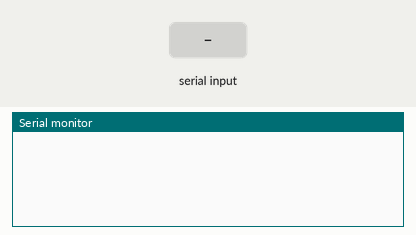
Simulated run of this sketch. Board: Arduino Uno, built with avr-gcc and run on an emulated ATmega328P. Parts: the last lines printed to the serial monitor. The test bench sets the inputs (shaded band). The modem accepts every AT command (registered, SIM ready, sends succeed) and sends nothing else.

Above: at 5.0 s.
5.1 s: "1\n" received over the second serial link
At 9.7 s:
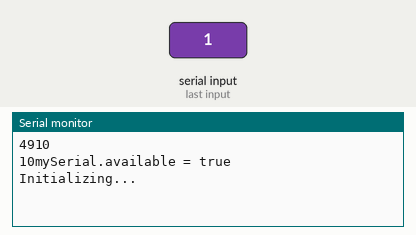
17.1 s: "ERROR\n" received over the second serial link
At 18.1 s:
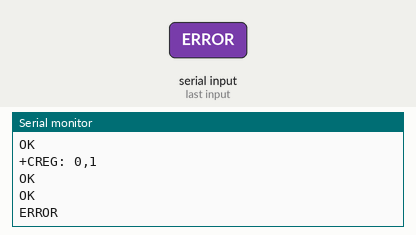

The sketch:

gsm_pzem_02.ino
```cpp
#include <Wire.h>
#include <SoftwareSerial.h>
#include <PZEM004T.h>

SoftwareSerial mySerial(7, 8); //GSM Shield Serial
boolean flag = false;
PZEM004T pzem(2,3);  // (RX,TX) connect to TX,RX of PZEM
IPAddress ip(192,168,1,1);

const static int bufferLength = 200;
char responseBuffer[ bufferLength ] = { '\0' };
int responseLength;

void setup() {
  Wire.begin(); // WireOne interface init
  Serial.begin(9600);
  pzem.setAddress(ip);
  mySerial.begin(9600);               // the GPRS baud rate
  checkGsmShield();


  Serial.println("Initializing...");
  delay(1000);

  mySerial.println("AT"); //Handshaking with SIM900
  updateSerial();
  mySerial.println("AT+CSQ"); //Signal quality test, value range is 0-31 , 31 is the best
  updateSerial();
  mySerial.println("AT+CCID"); //Read SIM information to confirm whether the SIM is plugged
  updateSerial();
  mySerial.println("AT+CREG?"); //Check whether it has registered in the network
  updateSerial();

  mySerial.println("AT+CNMI=1,2,0,0,0"); // Decides how newly arrived SMS messages should be handled
  updateSerial();

}

boolean sendAT(const char* command, const char* expectedResponse,  char *responseBuffer, int* bufferLength)
{
    mySerial.print(command);

    uint16_t i = 0;
    memset(responseBuffer, '\0', *bufferLength);
    unsigned long start = millis();

    while (i < *bufferLength && ((millis() - start) < 10000))
    {
        if (mySerial.available())
        {
            responseBuffer[i++] = (char)mySerial.read();
        }
        if (strstr(responseBuffer, expectedResponse) != NULL || strstr(responseBuffer, "ERROR") != NULL)
        {
            responseBuffer[i] = '\0';
            *bufferLength = i;
            return true;
        }
    }

    return false;
}


void sendSMS() {

  mySerial.begin(19200);               // the GPRS/GSM baud rate
  mySerial.print("\r");
  delay(1000);                    //Wait for a second while the modem sends an "OK"
  mySerial.print("AT+CMGF=1\r");    //Because we want to send the SMS in text mode
  delay(1000);
  mySerial.print("AT+CMGS=\"+79161206481\"\r");    //Start accepting the text for the message
  delay(1000);
  mySerial.print("No AC\r");   //The text for the message
  mySerial.write(0x1A);  //Equivalent to sending Ctrl+Z

}


void power_ON_Down() { // включение GSM/GPRS Shield

  pinMode(9, OUTPUT);
  digitalWrite(9, LOW);
  delay(1000);
  digitalWrite(9, HIGH);
  delay(2000);
  digitalWrite(9, LOW);
  delay(3000);

}


void checkGsmShield() // выключение GSM/GPRS Shield
{
char currSymb;
 delay(8000);  //wait for a 8 sec
 mySerial.println("ATD89161206481;"); // xxxxxxxxx is the number you want to dial.

 if(mySerial.available())
  Serial.print((unsigned char)mySerial.read());
  mySerial.println("ATH"); //End the call.
 if(mySerial.available())
    Serial.print((unsigned char)mySerial.read());


 delay(1000);

// Считываем очередной символ с платы
currSymb = mySerial.read();
Serial.println(currSymb);
Serial.print((unsigned char)mySerial.read());

 if ('\r' == currSymb) {
  Serial.println("mySerial.available = true");
  Serial.println(currSymb);


  } else {
    power_ON_Down();
    Serial.println("mySerial.available = false. Turning GSM Shield on");
    delay(9000);  //wait for a 2 sec
    Serial.println("GSM Shield is ON");
 }
}


void checkVoltage() {


 float v = pzem.voltage(ip);
 Serial.print(v);Serial.print("V; ");

   if ((v < 0.0) && (flag == false)) {
    Serial.print(v);Serial.print("Alert; ");

   //  power_ON_Down(); // включаем GSM/GPRS Shield
   //  delay(7000); // wait for a 7 sec
     sendSMS();

 //    power_ON_Down(); // включаем GSM/GPRS Shield
   //  delay(7000); // wait for a 7 sec
  //   sendSMS();


     delay(4000);
     flag = true;
     return;
  }


}

void updateSerial()
{
  delay(500);
  while (Serial.available())
  {
    mySerial.write(Serial.read());//Forward what Serial received to Software Serial Port
  }
  while(mySerial.available())
  {
    Serial.write(mySerial.read());//Forward what Software Serial received to Serial Port
  }
}

void loop() {


  // responseLength = bufferLength;

 //   boolean i = sendAT("AT\r", "OK",  responseBuffer, &responseLength);
  //  Serial.println(responseBuffer);
//    Serial.println(i);
//    delay(9000);

updateSerial();

   // checkVoltage();
  //  sendSMS();


}
```

Measured:
- after the input at 5.1 s, the serial monitor: prints a new line after 2.9 s (image 1)
- after the input at 17.1 s, the serial monitor: prints a new line after 0.48 s (image 2)
